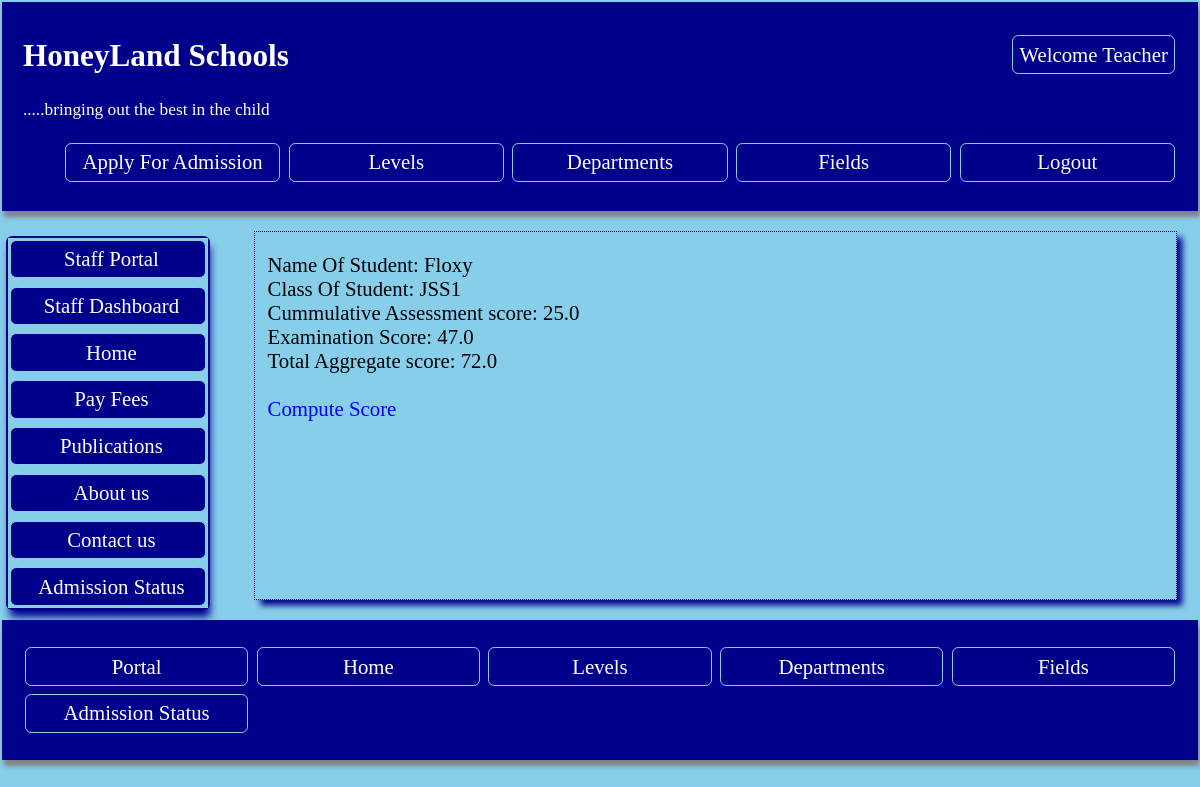
/portal/compileresult/student/1 (signed in), run on the app's committed database.
### profiles/models.py (models this page shows, shortened)
class CustomUser(AbstractUser):
    profile_pic = models.ImageField(upload_to ='media/', null = True, blank =True)
    phone = models.IntegerField( unique=True, null= True, blank = True, validators=[validate_pass])
    country = models.CharField(max_length=200,  null = True, blank=True)
    state = models.CharField(max_length=200,  null = True, blank=True)
    is_student = models.BooleanField(default=0)
    is_teacher = models.BooleanField(default=0)
    mailing_address = models.CharField(max_length=200, null = True,   blank=True)
    study_field = models.ForeignKey(Student_field, on_delete=models.CASCADE, blank=True, null=True)
    class_enrolled = models.ForeignKey(Level, on_delete=models.CASCADE,  blank=True, null=True, related_name='studentlevel')

class Exam(models.Model):
    student_username = models.ForeignKey(CustomUser, null=True, on_delete=models.CASCADE, related_name='registercourseuser')
    course = models.ForeignKey(Allcourses, blank=True, on_delete=models.CASCADE, null = True, related_name='registercoursename')
    scores =models.FloatField(default =0,blank=True, null =True)
    total_score =models.FloatField(default =0, blank=True, null =True)
    cum_score =models.FloatField(default =0, blank=True, null =True)
    grade =models.CharField( max_length=5,  blank=True, null =True)
    slug =models.SlugField( max_length=50, unique=True,  null=True, blank=True)

class Level(models.Model):
    class_name = models.CharField(max_length=200,  null=True)
    classform = models.ForeignKey(ClassForm, on_delete=models.CASCADE, blank=True, null=True, related_name='classform')
    slug = models.SlugField(null=True)
    class Meta:
        ordering = ['class_name']
        verbose_name = 'Class'
        verbose_name_plural = 'Classes'
    def __str__(self):
        return self.class_name

### studentportal/views.py (the view)
# urls.py: path('portal/compileresult/student/<int:pk>', views.ExamView.as_view(), name= 'studentscore'),
class ExamView(DetailView):
    model =Exam
    context_object_name ='studentscore'
    template_name = 'studentscore.html'

### studentportal/templates/studentscore.html
{% extends 'baseportal.html' %}
{% block content  %}
{% if  request.user.is_superuser or request.user.is_teacher  %}
<p>
 Name Of Student: {{studentscore.student_username.first_name}}   {{student.username.last_name}}<br>
 Class Of Student: {{studentscore.student_username.class_enrolled}}<br>
 Cummulative Assessment score: {{studentscore.cum_score}}<br>
 Examination  Score: {{studentscore.scores}}<br>
 Total Aggregate score: {{studentscore.total_score}}<br><br>
 <a href='{% url "updateexamscores" studentscore.pk %}'>Compute Score </a> </td>
</p>
 {% else %}
  <p style='color: red; font-size: 1em; text-align: center;padding: 3em;'> <b> Back off! You are not permitted to be here!! </b></p>
  {% endif %}
{% endblock  %}

### studentportal/templates/baseportal.html (shortened to what this page needs)
<head>
</head>
<body style ='margin: 0em; padding: 0.1em; font-size: 1.3em;  background: skyblue;'   >
    <header style= 'box-shadow: 2px 6px 5px grey;margin: 0em; padding-left: 1em; padding-right: 1em;
    padding-top: 0.5em; max-height: 190em; padding-bottom: 0.3em;
    background: darkblue; color: white;'>
    {% if   request.user.is_superuser or  request.user.is_authenticated %}
    <ul class='nav' style='float: right; list-style-type: none;' >
        <li> <a  style ='color: white; ' href = '{% url "portal" %}'> Welcome {{request.user.first_name}} </a></li>
    </ul>
{% else %}
    <ul class='nav' style='float: right; list-style-type: none;' >
        <li> <a  style ='color: white; ' href = '{% url "portalregister" %}'>  Student Register </a></li>
        </ul>
    {% endif %}
<h2 style='text-align: left'><a style='color: white;' href='{% url "home" %}'>HoneyLand Schools</a></h2>
<p style='text-align: left'> <small> .....bringing out the best in the child </small></p>
<ul class='nav' style='list-style-type: none; display: grid; grid-gap: 0.2em; grid-template-columns: repeat(auto-fill, minmax(200px, 2fr));'>
    <li><a  style ='color: white; ' href ='{% url "apply" %}'> Apply For Admission </a></li>
    <li> <a href ='{% url "levels" %}'> Levels </a> </li>
    <li> <a href ='{% url "departments" %}'> Departments </a> </li>
    <li><a href ='{% url "fields" %}'> Fields </a></li>
    {% if   request.user.is_superuser or  request.user.is_authenticated %}
     <li><a  style ='color: white; ' href ='{% url "portallogout" %}'> Logout </a></li>
     {% endif %}
     </ul>
    </header>
<div class ='cover'>
    <nav class='navigation'>
        <ul class ='aside' style =' padding:0;  list-style-type: none;'>
        {% if request.user.is_teacher or request.user.is_superuser %}
        <li><a href ='{% url "portal" %}'> Staff Portal </a></li>
        {% endif %}
        {% if request.user.is_teacher or request.user.is_superuser %}
        <li><a href ='{% url "staffdashboard" %}'> Staff Dashboard </a></li>
        {% endif %}
        <li><a href ='{% url "home" %}'> Home </a></li>
        <li><a href ='{% url "payment" %}'> Pay Fees </a></li>
        <li><a href ='{% url "publist" %}'> Publications </a></li>
        <li> <a href ='{% url "home" %}'> About us </a> </li>
        <li> <a href ='{% url "staffs" %}'> Contact us </a> </li>
        <li><a  style ='color: white; ' href ='{% url "admissionstat" %}'> Admission Status </a></li>
    </nav>
<section style='padding-right: 0.5em'>
{% block content %}
{% endblock %}
</section>
</div>
<footer style= 'max-height: 18em; padding-bottom: 0.2em; max-height: 18em;
 box-shadow: 2px 6px 5px grey; margin: 0em; padding-left: 1em; padding-right: 1em; padding-top: 0.2em;
    background: darkblue; color: white;'>
    <nav>
        <ul class ='nav' style =' padding:0; list-style-type: none; display: grid; grid-gap: 0.2em; grid-template-columns: repeat(auto-fill, minmax(200px, 2fr));'>
    {% if request.user.is_teacher or request.user.is_superuser%}
            <li><a href ='{% url "staffdashboard" %}'>  Portal </a></li>
            {% endif %}
            <li><a href ='{% url "home" %}'> Home </a></li>
            <li> <a href ='{% url "levels" %}'> Levels </a> </li>
            <li> <a href ='{% url "departments" %}'> Departments </a> </li>
            <li><a href ='{% url "fields" %}'> Fields </a></li>
            <li><a  style ='color: white; ' href ='{% url "admissionstat" %}'> Admission Status </a></li>
        </ul>
    </nav>
</footer>
</body>

### data on the page
CustomUser: user.first_name "Teacher"
Exam: student_username.first_name "Floxy", student_username.class_enrolled "JSS1", cum_score "25.0", scores "47.0", total_score "72.0"
